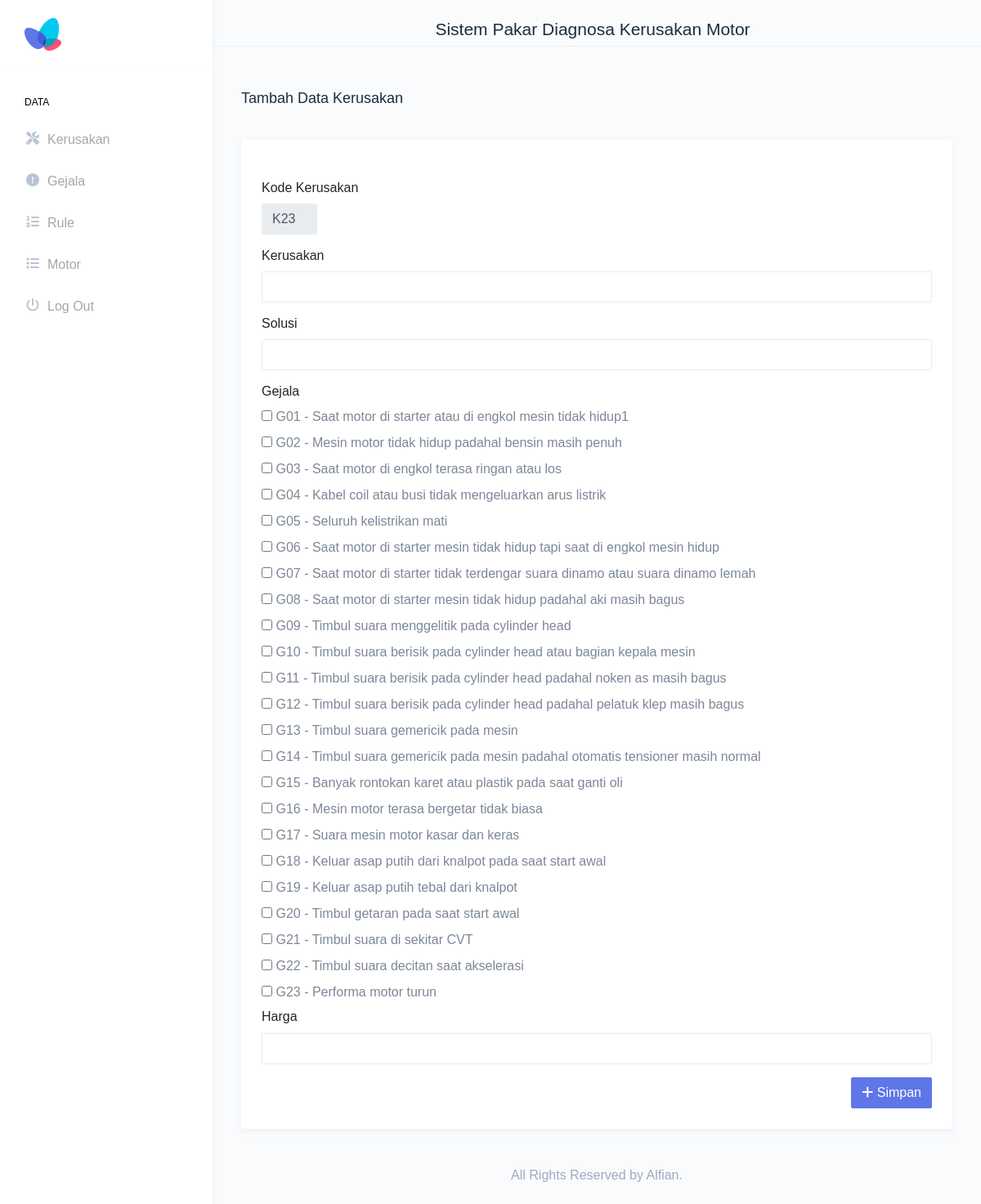
Before: /index.php/hasil/tambah with the older database file.
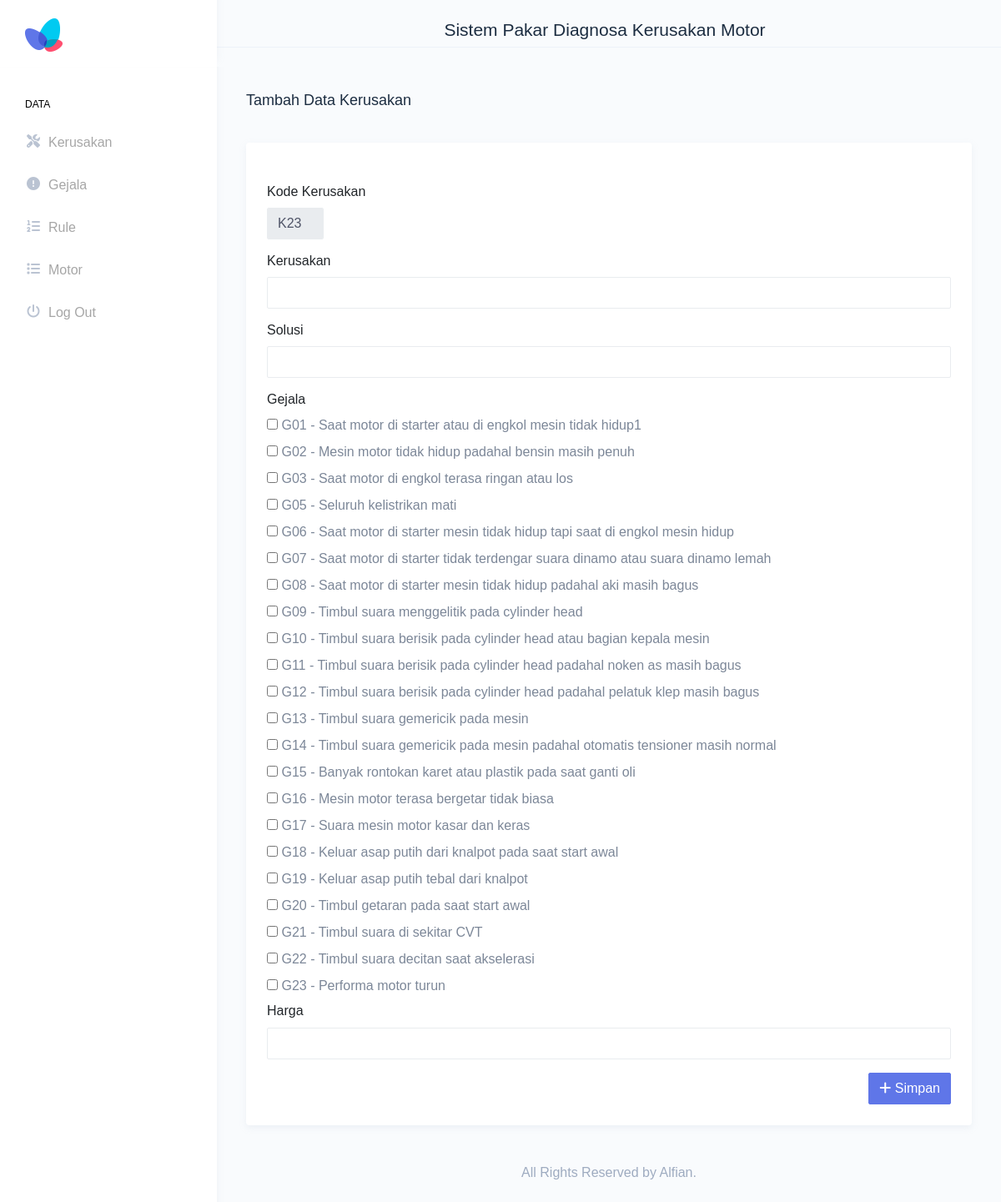
After: the same page with the newer database file.
### tables this page shows
CREATE TABLE `gejala` (
  `id_gejala` int(11) NOT NULL,
  `kode_gejala` varchar(3) NOT NULL,
  `gejala` varchar(100) NOT NULL
);

### application/controllers/Hasil.php (called while the page is built, shortened)
<?php
class Hasil extends CI_Controller
{
    public function tambah()
    {
        $data['title'] = 'Tambah Data Kerusakan';
        $data['kode'] = $this->kerusakan->getKode();
        $data['gejala'] = $this->gejala->getGejala();
        $this->load->view('templates/header', $data);
        $this->load->view('templates/topbar');
        $this->load->view('templates/sidebar');
        $this->load->view('kerusakan/tambah');
        $this->load->view('templates/footer');
    }
}

### index.php (called while the page is built, shortened)
<?php
require_once BASEPATH.'core/CodeIgniter.php';

### application/models/Kerusakan_model.php (called while the page is built, shortened)
<?php
class Kerusakan_model extends CI_model
{
    public function getKode()
    {
        $this->db->select_max('kode_kerusakan', 'kode');
        $query = $this->db->get('kerusakan')->row_array();
        $data = $query['kode'];
        $noUrut = (int) substr($data, 1, 2);
        $noUrut++;
        $kode = 'K' . sprintf('%02s', $noUrut);
        return $kode;
    }
}

### application/models/Gejala_model.php (called while the page is built, shortened)
<?php
class Gejala_model extends CI_model
{
    public function getGejala()
    {
        return $this->db->get('gejala')->result_array();
    }
}

### application/views/kerusakan/tambah.php (the view, shortened to what this page needs)
<div class="page-wrapper">
    <div class="page-breadcrumb">
        <div class="row">
            <div class="col-7 align-self-center">
                <h4 class="page-title text-truncate text-dark font-weight-medium mb-1"><?= $title ?></h4>
            </div>
        </div>
    </div>
    <div class="container-fluid">
        <div class="card">
            <div class="card-body">
                <form class="mt-4" action="<?= base_url('kerusakan/insert') ?>" method="POST">
                    <h5 class="card-title">Kode Kerusakan</h5>
                    <div class="form-group">
                        <input type="text" class="form-control col-sm-1" name="kode" id="kode" value="<?= $kode; ?>" readonly>
                    </div>
                    <h5 class="card-title">Kerusakan</h5>
                    <div class="form-group">
                        <input type="text" class="form-control" name="kerusakan" id="kerusakan" required oninvalid="this.setCustomValidity('Kerusakan tidak boleh kosong')" oninput="setCustomValidity('')">
                    </div>
                    <h5 class="card-title">Solusi</h5>
                    <div class="form-group">
                        <input type="text" class="form-control" name="solusi" id="solusi" required oninvalid="this.setCustomValidity('Gejala tidak boleh kosong')" oninput="setCustomValidity('')">
                    </div>
                    <h5 class="card-title">Gejala</h5>
                    <?php foreach ($gejala as $g) { ?>
                        <fieldset class="checkbox">
                            <label>
                                <input type="checkbox" name="gejala[]" value="<?= $g['id_gejala'] ?>"> <?= $g['kode_gejala'] . ' - ' . $g['gejala'] ?>
                            </label>
                        </fieldset>
                    <?php } ?>
                    <h5 class="card-title">Harga</h5>
                    <div class="form-group">
                        <input type="text" class="form-control" name="harga" id="harga" required oninvalid="this.setCustomValidity('Harga tidak boleh kosong')" oninput="setCustomValidity('')">
                    </div>
                    <div class="float-right">
                        <button type="submit" class="btn btn-primary"><i class="fa fa-plus"></i> Simpan</button>
                    </div>
                </form>
            </div>
        </div>

Changed rows visible on the page:
removed gejala: kode_gejala "G04", gejala "Kabel coil atau busi tidak mengeluarkan arus listrik"
